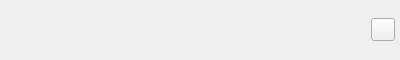
<?xml version="1.0" encoding="UTF-8"?>
<ui version="4.0">
  <class>NotificationBar</class>
  <widget class="QWidget" name="NotificationBar">
    <property name="geometry">
      <rect>
        <x>0</x>
        <y>0</y>
        <width>400</width>
        <height>60</height>
      </rect>
    </property>
    <property name="windowTitle">
      <string/>
    </property>
    <layout class="QVBoxLayout" name="outerLayout">
      <property name="spacing">
        <number>0</number>
      </property>
      <property name="leftMargin">
        <number>0</number>
      </property>
      <property name="topMargin">
        <number>0</number>
      </property>
      <property name="rightMargin">
        <number>0</number>
      </property>
      <property name="bottomMargin">
        <number>0</number>
      </property>
      <item>
        <widget class="QWidget" name="containerWidget" native="true">
          <layout class="QGridLayout" name="gridLayout">
            <property name="leftMargin">
              <number>0</number>
            </property>
            <property name="topMargin">
              <number>0</number>
            </property>
            <property name="rightMargin">
              <number>5</number>
            </property>
            <property name="bottomMargin">
              <number>0</number>
            </property>
            <property name="horizontalSpacing">
              <number>4</number>
            </property>
            <property name="verticalSpacing">
              <number>0</number>
            </property>

            <item row="0" column="0" rowspan="2">
              <widget class="Linea::UI::IconWidget" name="iconLabel">
                <property name="sizePolicy">
                  <sizepolicy hsizetype="Fixed" vsizetype="MinimumExpanding">
                    <horstretch>0</horstretch>
                    <verstretch>0</verstretch>
                  </sizepolicy>
                </property>
                <property name="minimumSize">
                  <size>
                    <width>32</width>
                    <height>40</height>
                  </size>
                </property>
                <property name="maximumSize">
                  <size>
                    <width>32</width>
                    <height>16777215</height>
                  </size>
                </property>
              </widget>
            </item>

            <item row="0" column="1">
              <widget class="QLabel" name="titleLabel">
                <property name="textFormat">
                  <enum>Qt::RichText</enum>
                </property>
                <property name="text">
                  <string/>
                </property>
                <property name="alignment">
                  <set>Qt::AlignHCenter|Qt::AlignBottom</set>
                </property>
              </widget>
            </item>

            <item row="1" column="1">
              <widget class="QLabel" name="messageLabel">
                <property name="textFormat">
                  <enum>Qt::RichText</enum>
                </property>
                <property name="text">
                  <string/>
                </property>
                <property name="alignment">
                  <set>Qt::AlignHCenter|Qt::AlignTop</set>
                </property>
                <property name="wordWrap">
                  <bool>false</bool>
                </property>
              </widget>
            </item>

            <item row="0" column="2" rowspan="2">
              <widget class="QToolButton" name="closeButton">
                <property name="autoRaise">
                  <bool>false</bool>
                </property>
                <property name="icon">
                  <iconset>
                    <normaloff>:/icons/close</normaloff>
                  </iconset>
                </property>
              </widget>
            </item>
          </layout>
        </widget>
      </item>
    </layout>
  </widget>
  <customwidgets>
    <customwidget>
      <class>Linea::UI::IconWidget</class>
      <extends>QWidget</extends>
      <header>qt/ui/icon-widget.h</header>
    </customwidget>
  </customwidgets>
  <resources/>
  <connections/>
</ui>
